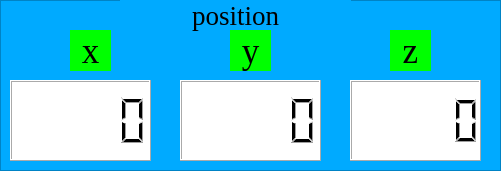
            <widget class="QFrame" name="frame_3">
             <property name="geometry">
              <rect>
               <x>0</x>
               <y>310</y>
               <width>501</width>
               <height>171</height>
              </rect>
             </property>
             <property name="palette">
              <palette>
               <active>
                <colorrole role="WindowText">
                 <brush brushstyle="SolidPattern">
                  <color alpha="255">
                   <red>255</red>
                   <green>255</green>
                   <blue>255</blue>
                  </color>
                 </brush>
                </colorrole>
                <colorrole role="Button">
                 <brush brushstyle="SolidPattern">
                  <color alpha="255">
                   <red>0</red>
                   <green>170</green>
                   <blue>255</blue>
                  </color>
                 </brush>
                </colorrole>
                <colorrole role="Light">
                 <brush brushstyle="SolidPattern">
                  <color alpha="255">
                   <red>0</red>
                   <green>0</green>
                   <blue>170</blue>
                  </color>
                 </brush>
                </colorrole>
                <colorrole role="Midlight">
                 <brush brushstyle="SolidPattern">
                  <color alpha="255">
                   <red>0</red>
                   <green>0</green>
                   <blue>141</blue>
                  </color>
                 </brush>
                </colorrole>
                <colorrole role="Dark">
                 <brush brushstyle="SolidPattern">
                  <color alpha="255">
                   <red>0</red>
                   <green>0</green>
                   <blue>56</blue>
                  </color>
                 </brush>
                </colorrole>
                <colorrole role="Mid">
                 <brush brushstyle="SolidPattern">
                  <color alpha="255">
                   <red>0</red>
                   <green>0</green>
                   <blue>75</blue>
                  </color>
                 </brush>
                </colorrole>
                <colorrole role="Text">
                 <brush brushstyle="SolidPattern">
                  <color alpha="255">
                   <red>255</red>
                   <green>255</green>
                   <blue>255</blue>
                  </color>
                 </brush>
                </colorrole>
                <colorrole role="BrightText">
                 <brush brushstyle="SolidPattern">
                  <color alpha="255">
                   <red>255</red>
                   <green>255</green>
                   <blue>255</blue>
                  </color>
                 </brush>
                </colorrole>
                <colorrole role="ButtonText">
                 <brush brushstyle="SolidPattern">
                  <color alpha="255">
                   <red>255</red>
                   <green>255</green>
                   <blue>255</blue>
                  </color>
                 </brush>
                </colorrole>
                <colorrole role="Base">
                 <brush brushstyle="SolidPattern">
                  <color alpha="255">
                   <red>0</red>
                   <green>170</green>
                   <blue>255</blue>
                  </color>
                 </brush>
                </colorrole>
                <colorrole role="Window">
                 <brush brushstyle="SolidPattern">
                  <color alpha="255">
                   <red>0</red>
                   <green>170</green>
                   <blue>255</blue>
                  </color>
                 </brush>
                </colorrole>
                <colorrole role="Shadow">
                 <brush brushstyle="SolidPattern">
                  <color alpha="255">
                   <red>0</red>
                   <green>0</green>
                   <blue>0</blue>
                  </color>
                 </brush>
                </colorrole>
                <colorrole role="AlternateBase">
                 <brush brushstyle="SolidPattern">
                  <color alpha="255">
                   <red>0</red>
                   <green>0</green>
                   <blue>56</blue>
                  </color>
                 </brush>
                </colorrole>
                <colorrole role="ToolTipBase">
                 <brush brushstyle="SolidPattern">
                  <color alpha="255">
                   <red>255</red>
                   <green>255</green>
                   <blue>220</blue>
                  </color>
                 </brush>
                </colorrole>
                <colorrole role="ToolTipText">
                 <brush brushstyle="SolidPattern">
                  <color alpha="255">
                   <red>0</red>
                   <green>0</green>
                   <blue>0</blue>
                  </color>
                 </brush>
                </colorrole>
               </active>
               <inactive>
                <colorrole role="WindowText">
                 <brush brushstyle="SolidPattern">
                  <color alpha="255">
                   <red>255</red>
                   <green>255</green>
                   <blue>255</blue>
                  </color>
                 </brush>
                </colorrole>
                <colorrole role="Button">
                 <brush brushstyle="SolidPattern">
                  <color alpha="255">
                   <red>0</red>
                   <green>170</green>
                   <blue>255</blue>
                  </color>
                 </brush>
                </colorrole>
                <colorrole role="Light">
                 <brush brushstyle="SolidPattern">
                  <color alpha="255">
                   <red>0</red>
                   <green>0</green>
                   <blue>170</blue>
                  </color>
                 </brush>
                </colorrole>
                <colorrole role="Midlight">
                 <brush brushstyle="SolidPattern">
                  <color alpha="255">
                   <red>0</red>
                   <green>0</green>
                   <blue>141</blue>
                  </color>
                 </brush>
                </colorrole>
                <colorrole role="Dark">
                 <brush brushstyle="SolidPattern">
                  <color alpha="255">
                   <red>0</red>
                   <green>0</green>
                   <blue>56</blue>
                  </color>
                 </brush>
                </colorrole>
                <colorrole role="Mid">
                 <brush brushstyle="SolidPattern">
                  <color alpha="255">
                   <red>0</red>
                   <green>0</green>
                   <blue>75</blue>
                  </color>
                 </brush>
                </colorrole>
                <colorrole role="Text">
                 <brush brushstyle="SolidPattern">
                  <color alpha="255">
                   <red>255</red>
                   <green>255</green>
                   <blue>255</blue>
                  </color>
                 </brush>
                </colorrole>
                <colorrole role="BrightText">
                 <brush brushstyle="SolidPattern">
                  <color alpha="255">
                   <red>255</red>
                   <green>255</green>
                   <blue>255</blue>
                  </color>
                 </brush>
                </colorrole>
                <colorrole role="ButtonText">
                 <brush brushstyle="SolidPattern">
                  <color alpha="255">
                   <red>255</red>
                   <green>255</green>
                   <blue>255</blue>
                  </color>
                 </brush>
                </colorrole>
                <colorrole role="Base">
                 <brush brushstyle="SolidPattern">
                  <color alpha="255">
                   <red>0</red>
                   <green>170</green>
                   <blue>255</blue>
                  </color>
                 </brush>
                </colorrole>
                <colorrole role="Window">
                 <brush brushstyle="SolidPattern">
                  <color alpha="255">
                   <red>0</red>
                   <green>170</green>
                   <blue>255</blue>
                  </color>
                 </brush>
                </colorrole>
                <colorrole role="Shadow">
                 <brush brushstyle="SolidPattern">
                  <color alpha="255">
                   <red>0</red>
                   <green>0</green>
                   <blue>0</blue>
                  </color>
                 </brush>
                </colorrole>
                <colorrole role="AlternateBase">
                 <brush brushstyle="SolidPattern">
                  <color alpha="255">
                   <red>0</red>
                   <green>0</green>
                   <blue>56</blue>
                  </color>
                 </brush>
                </colorrole>
                <colorrole role="ToolTipBase">
                 <brush brushstyle="SolidPattern">
                  <color alpha="255">
                   <red>255</red>
                   <green>255</green>
                   <blue>220</blue>
                  </color>
                 </brush>
                </colorrole>
                <colorrole role="ToolTipText">
                 <brush brushstyle="SolidPattern">
                  <color alpha="255">
                   <red>0</red>
                   <green>0</green>
                   <blue>0</blue>
                  </color>
                 </brush>
                </colorrole>
               </inactive>
               <disabled>
                <colorrole role="WindowText">
                 <brush brushstyle="SolidPattern">
                  <color alpha="255">
                   <red>0</red>
                   <green>0</green>
                   <blue>56</blue>
                  </color>
                 </brush>
                </colorrole>
                <colorrole role="Button">
                 <brush brushstyle="SolidPattern">
                  <color alpha="255">
                   <red>0</red>
                   <green>170</green>
                   <blue>255</blue>
                  </color>
                 </brush>
                </colorrole>
                <colorrole role="Light">
                 <brush brushstyle="SolidPattern">
                  <color alpha="255">
                   <red>0</red>
                   <green>0</green>
                   <blue>170</blue>
                  </color>
                 </brush>
                </colorrole>
                <colorrole role="Midlight">
                 <brush brushstyle="SolidPattern">
                  <color alpha="255">
                   <red>0</red>
                   <green>0</green>
                   <blue>141</blue>
                  </color>
                 </brush>
                </colorrole>
                <colorrole role="Dark">
                 <brush brushstyle="SolidPattern">
                  <color alpha="255">
                   <red>0</red>
                   <green>0</green>
                   <blue>56</blue>
                  </color>
                 </brush>
                </colorrole>
                <colorrole role="Mid">
                 <brush brushstyle="SolidPattern">
                  <color alpha="255">
                   <red>0</red>
                   <green>0</green>
                   <blue>75</blue>
                  </color>
                 </brush>
                </colorrole>
                <colorrole role="Text">
                 <brush brushstyle="SolidPattern">
                  <color alpha="255">
                   <red>0</red>
                   <green>0</green>
                   <blue>56</blue>
                  </color>
                 </brush>
                </colorrole>
                <colorrole role="BrightText">
                 <brush brushstyle="SolidPattern">
                  <color alpha="255">
                   <red>255</red>
                   <green>255</green>
                   <blue>255</blue>
                  </color>
                 </brush>
                </colorrole>
                <colorrole role="ButtonText">
                 <brush brushstyle="SolidPattern">
                  <color alpha="255">
                   <red>0</red>
                   <green>0</green>
                   <blue>56</blue>
                  </color>
                 </brush>
                </colorrole>
                <colorrole role="Base">
                 <brush brushstyle="SolidPattern">
                  <color alpha="255">
                   <red>0</red>
                   <green>170</green>
                   <blue>255</blue>
                  </color>
                 </brush>
                </colorrole>
                <colorrole role="Window">
                 <brush brushstyle="SolidPattern">
                  <color alpha="255">
                   <red>0</red>
                   <green>170</green>
                   <blue>255</blue>
                  </color>
                 </brush>
                </colorrole>
                <colorrole role="Shadow">
                 <brush brushstyle="SolidPattern">
                  <color alpha="255">
                   <red>0</red>
                   <green>0</green>
                   <blue>0</blue>
                  </color>
                 </brush>
                </colorrole>
                <colorrole role="AlternateBase">
                 <brush brushstyle="SolidPattern">
                  <color alpha="255">
                   <red>0</red>
                   <green>0</green>
                   <blue>113</blue>
                  </color>
                 </brush>
                </colorrole>
                <colorrole role="ToolTipBase">
                 <brush brushstyle="SolidPattern">
                  <color alpha="255">
                   <red>255</red>
                   <green>255</green>
                   <blue>220</blue>
                  </color>
                 </brush>
                </colorrole>
                <colorrole role="ToolTipText">
                 <brush brushstyle="SolidPattern">
                  <color alpha="255">
                   <red>0</red>
                   <green>0</green>
                   <blue>0</blue>
                  </color>
                 </brush>
                </colorrole>
               </disabled>
              </palette>
             </property>
             <property name="styleSheet">
              <string notr="true">background-color: rgb(0, 170, 255);</string>
             </property>
             <property name="frameShape">
              <enum>QFrame::StyledPanel</enum>
             </property>
             <property name="frameShadow">
              <enum>QFrame::Raised</enum>
             </property>
             <widget class="QLCDNumber" name="lcdNumber_X">
              <property name="geometry">
               <rect>
                <x>10</x>
                <y>80</y>
                <width>141</width>
                <height>81</height>
               </rect>
              </property>
              <property name="styleSheet">
               <string notr="true">background-color: rgb(255, 255, 255);</string>
              </property>
             </widget>
             <widget class="QLCDNumber" name="lcdNumber_Y">
              <property name="geometry">
               <rect>
                <x>180</x>
                <y>80</y>
                <width>141</width>
                <height>81</height>
               </rect>
              </property>
              <property name="styleSheet">
               <string notr="true">background-color: rgb(255, 255, 255);</string>
              </property>
             </widget>
             <widget class="QLCDNumber" name="lcdNumber_Z">
              <property name="geometry">
               <rect>
                <x>350</x>
                <y>80</y>
                <width>131</width>
                <height>81</height>
               </rect>
              </property>
              <property name="styleSheet">
               <string notr="true">background-color: rgb(255, 255, 255);</string>
              </property>
             </widget>
             <widget class="QLabel" name="label">
              <property name="geometry">
               <rect>
                <x>120</x>
                <y>0</y>
                <width>231</width>
                <height>31</height>
               </rect>
              </property>
              <property name="font">
               <font>
                <family>Times New Roman</family>
                <pointsize>20</pointsize>
                <weight>50</weight>
                <bold>false</bold>
               </font>
              </property>
              <property name="mouseTracking">
               <bool>true</bool>
              </property>
              <property name="focusPolicy">
               <enum>Qt::NoFocus</enum>
              </property>
              <property name="contextMenuPolicy">
               <enum>Qt::DefaultContextMenu</enum>
              </property>
              <property name="acceptDrops">
               <bool>false</bool>
              </property>
              <property name="layoutDirection">
               <enum>Qt::LeftToRight</enum>
              </property>
              <property name="autoFillBackground">
               <bool>false</bool>
              </property>
              <property name="inputMethodHints">
               <set>Qt::ImhNone</set>
              </property>
              <property name="text">
               <string>position</string>
              </property>
              <property name="textFormat">
               <enum>Qt::AutoText</enum>
              </property>
              <property name="scaledContents">
               <bool>false</bool>
              </property>
              <property name="alignment">
               <set>Qt::AlignCenter</set>
              </property>
              <property name="wordWrap">
               <bool>false</bool>
              </property>
              <property name="openExternalLinks">
               <bool>false</bool>
              </property>
             </widget>
             <widget class="QLabel" name="label_15">
              <property name="geometry">
               <rect>
                <x>70</x>
                <y>30</y>
                <width>41</width>
                <height>41</height>
               </rect>
              </property>
              <property name="font">
               <font>
                <family>Times New Roman</family>
                <pointsize>26</pointsize>
               </font>
              </property>
              <property name="layoutDirection">
               <enum>Qt::LeftToRight</enum>
              </property>
              <property name="styleSheet">
               <string notr="true">background-color: rgb(0, 255, 0);</string>
              </property>
              <property name="text">
               <string>x</string>
              </property>
              <property name="alignment">
               <set>Qt::AlignCenter</set>
              </property>
             </widget>
             <widget class="QLabel" name="label_16">
              <property name="geometry">
               <rect>
                <x>230</x>
                <y>30</y>
                <width>41</width>
                <height>41</height>
               </rect>
              </property>
              <property name="font">
               <font>
                <family>Times New Roman</family>
                <pointsize>26</pointsize>
               </font>
              </property>
              <property name="layoutDirection">
               <enum>Qt::LeftToRight</enum>
              </property>
              <property name="styleSheet">
               <string notr="true">background-color: rgb(0, 255, 0);</string>
              </property>
              <property name="text">
               <string>y</string>
              </property>
              <property name="alignment">
               <set>Qt::AlignBottom|Qt::AlignHCenter</set>
              </property>
             </widget>
             <widget class="QLabel" name="label_17">
              <property name="geometry">
               <rect>
                <x>390</x>
                <y>30</y>
                <width>41</width>
                <height>41</height>
               </rect>
              </property>
              <property name="font">
               <font>
                <family>Times New Roman</family>
                <pointsize>26</pointsize>
               </font>
              </property>
              <property name="layoutDirection">
               <enum>Qt::LeftToRight</enum>
              </property>
              <property name="styleSheet">
               <string notr="true">background-color: rgb(0, 255, 0);</string>
              </property>
              <property name="text">
               <string>z</string>
              </property>
              <property name="alignment">
               <set>Qt::AlignCenter</set>
              </property>
             </widget>
            </widget>
